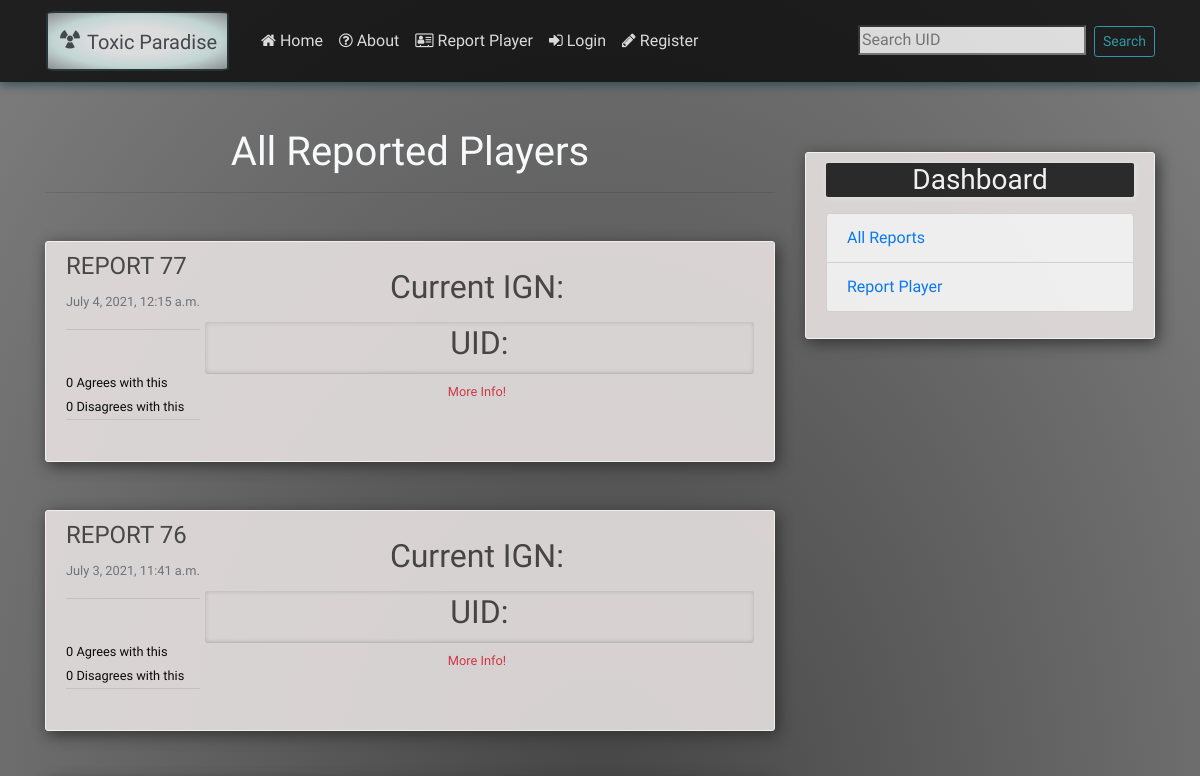
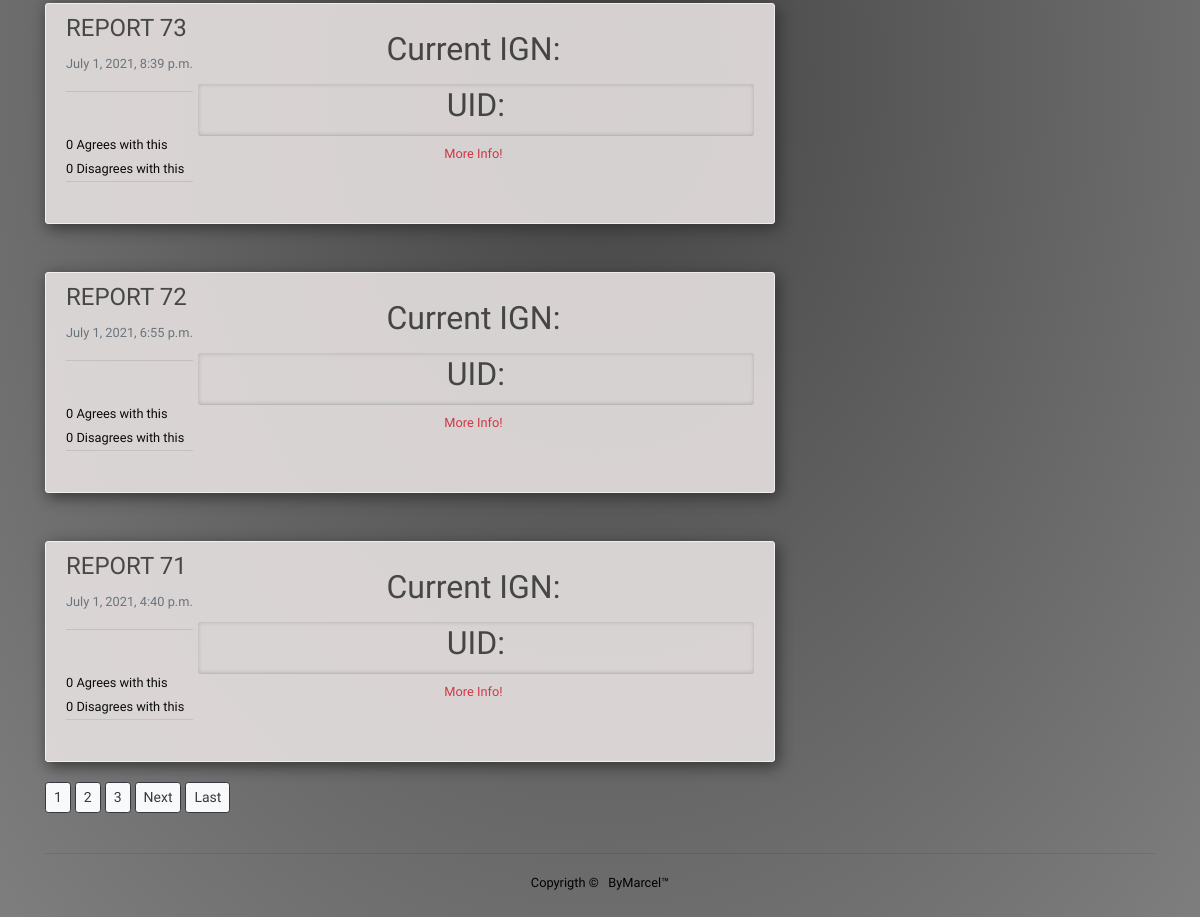
The app's page /, older data (2 pictures, top to bottom).
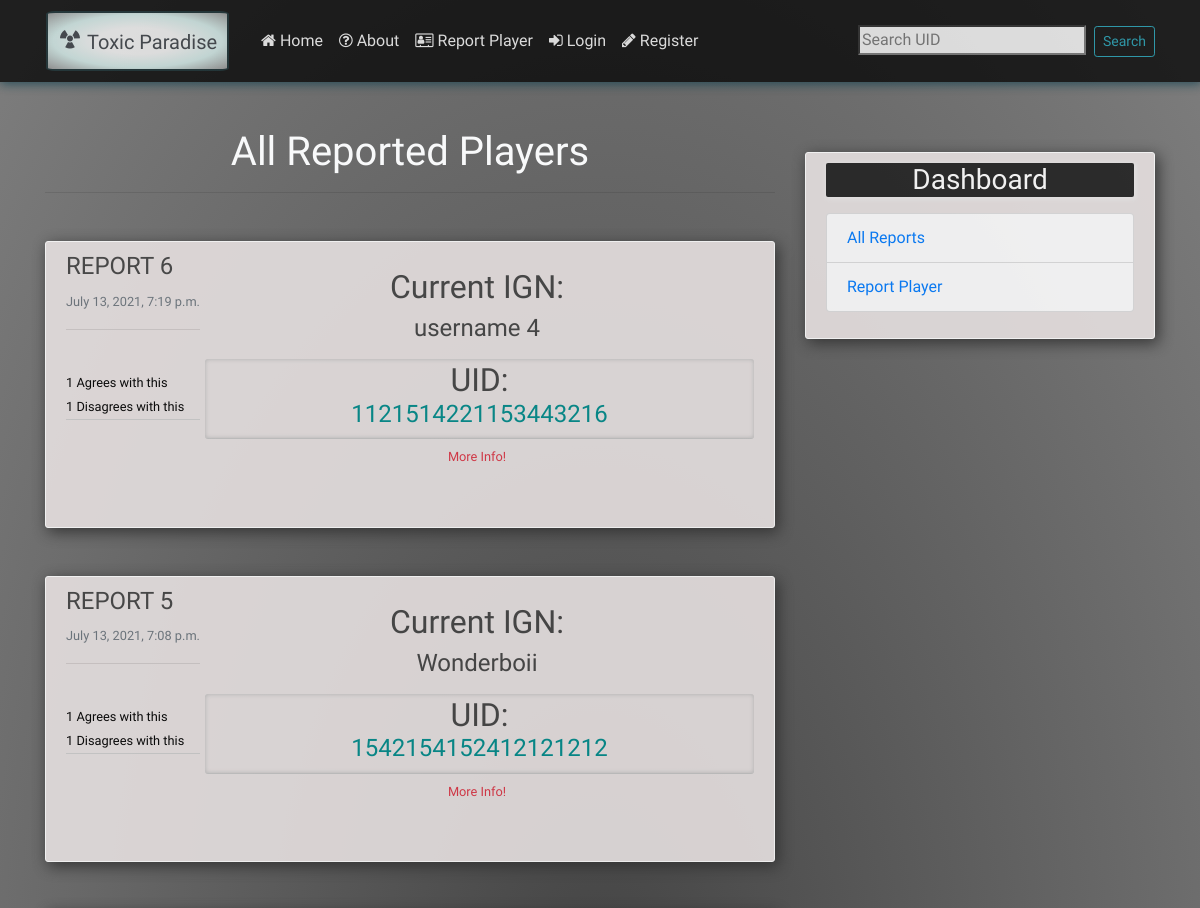
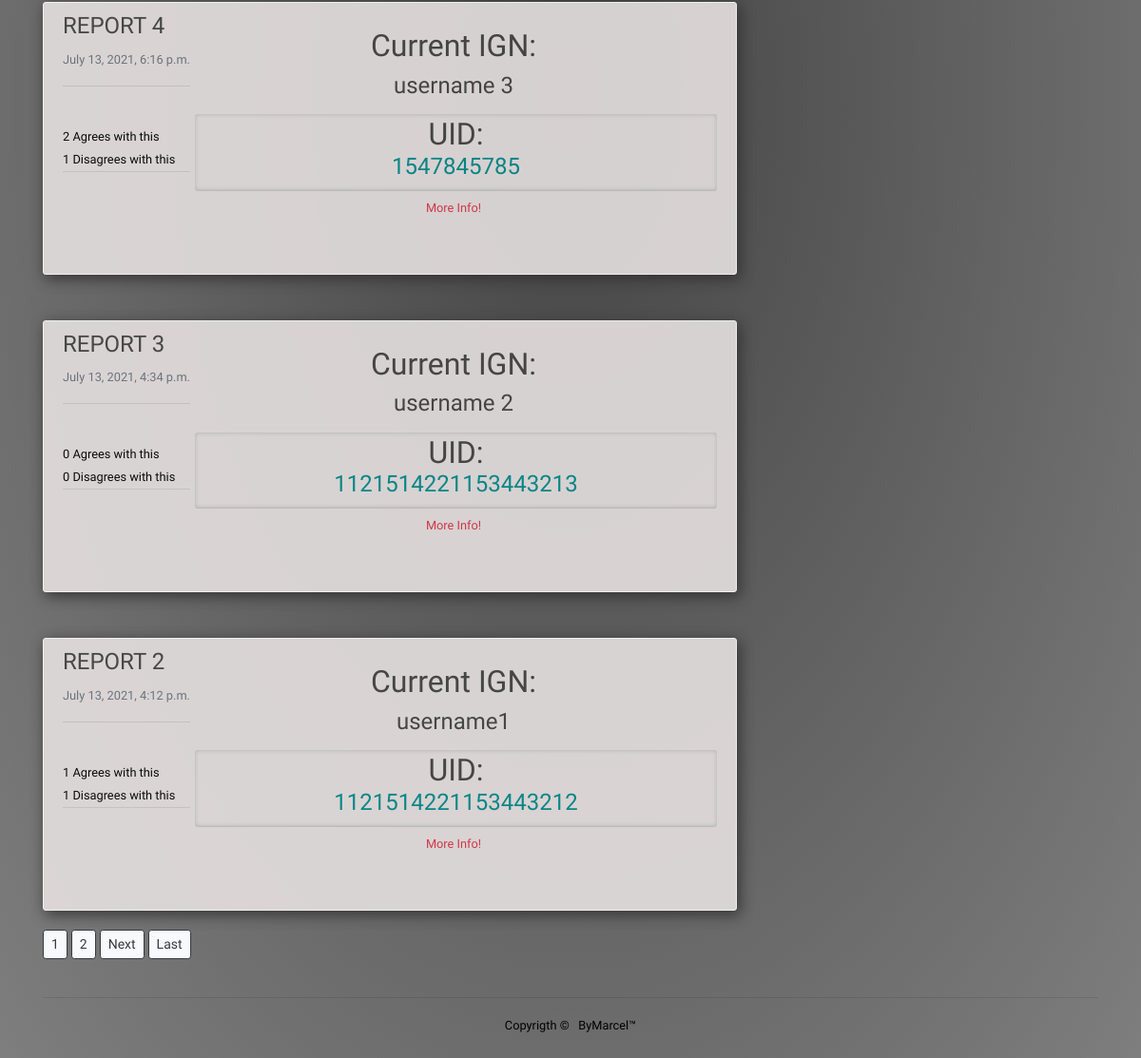
The same page, newer data (2 pictures, top to bottom).
### blog/models.py (models this page shows, shortened)
class Post(models.Model):
    ign = models.CharField(max_length=100, blank=True)
    uid = models.CharField(max_length=19 ,blank=True, unique=True)
    content = models.TextField(default='Reason for report...')
    image = models.FileField(blank=True, upload_to='postpics')
    date_posted = models.DateTimeField(default=timezone.now)
    author = models.ForeignKey(User, on_delete=models.CASCADE)
    likes = models.ManyToManyField(User, related_name='blog_posts')
    dislikes = models.ManyToManyField(User, related_name='blog_posts2')
    def total_likes(self):
        return self.likes.count()
    def total_dislikes(self):
        return self.dislikes.count()

### blog/views.py (the view)
# urls.py: path('', PostListView.as_view(), name='blog-home'),
class PostListView(ListView):
    model = Post
    template_name = 'blog/home.html'
    context_object_name = 'posts'
    ordering = ['-date_posted']
    paginate_by = 5

### blog/templates/blog/home.html (shortened to what this page needs)
{% extends 'blog/base.html' %}
{% load thumbnail %}
{% block content %}
<br>
<h1 class='text-center text-light'>All Reported Players</h1>
<hr>
    {% for post in posts %}
        <article class="media content-section text-center mt-5">
            <div class="article-metadata text-left ">
                <h4>REPORT {{ post.id }}</h4>
                <small class="text-muted ">{{ post.date_posted }}</small><hr><br>
                <small> {{ post.total_likes }} Agrees with this</small><br>
                <small> {{ post.total_dislikes }} Disagrees with this</small>
            </div>
            <div class="media-body">
                <h2 class='article-title mt-3'>Current IGN: <h4 style="font-family: 'Orbitron', sans-serif;">{{post.ign }}</h4></h2>
                <h2 class="article-title2 mt-3"style="position:relative;">UID:<a class="article-title text-center" href="{% url 'post-detail' post.id%}"><h4 style="font-family: 'Teko', sans-serif;color: darkcyan;">{{ post.uid|title }}</h4></h2>
                    <small><p class="text-danger">More Info!</p></small>
            </article>
    {% endfor %}
<div class="pa text center">
    {% if is_paginated %}
        {% for num in page_obj.paginator.page_range %}
            {% if page_obj.number == num %}
                <a class="btn btn-outline-dark btn-sm btn-light mb-4" href="?page={{ num }}">{{ num }}</a>
            {% elif num > page_obj.number|add:'-4' and num < page_obj.number|add:'4' %}
            <a class="btn btn-outline-dark btn-sm btn-light mb-4" href="?page={{ num }}">{{ num }}</a>
            {% endif %}
        {% endfor %}
        {% if page_obj.has_next %}
        <a class="btn btn-outline-dark btn-sm btn-light mb-4" href="?page={{ page_obj.next_page_number }}">Next</a>
        <a class="btn btn-outline-dark btn-light btn-sm mb-4" href="?page={{ page_obj.paginator.num_pages }}">Last</a>
        {% endif %}
    {% endif %}
</div>
    {% endblock content %}

Row changes from the older to the newer data that the page shows:
removed Post: id "77", date_posted "July 4, 2021, 12:15 a.m.", total_likes "0", total_dislikes "0"
removed Post: id "76", date_posted "July 3, 2021, 11:41 a.m.", total_likes "0", total_dislikes "0"
removed Post: id "73", date_posted "July 1, 2021, 8:39 p.m.", total_likes "0", total_dislikes "0"
removed Post: id "72", date_posted "July 1, 2021, 6:55 p.m.", total_likes "0", total_dislikes "0"
removed Post: id "71", date_posted "July 1, 2021, 4:40 p.m.", total_likes "0", total_dislikes "0"
added Post: id "6", date_posted "July 13, 2021, 7:19 p.m.", total_likes "1", total_dislikes "1", ign "username 4", uid "1121514221153443216"
added Post: id "5", date_posted "July 13, 2021, 7:08 p.m.", total_likes "1", total_dislikes "1", ign "Wonderboii", uid "1542154152412121212"
added Post: id "4", date_posted "July 13, 2021, 6:16 p.m.", total_likes "2", total_dislikes "1", ign "username 3", uid "1547845785"
added Post: id "3", date_posted "July 13, 2021, 4:34 p.m.", total_likes "0", total_dislikes "0", ign "username 2", uid "1121514221153443213"
added Post: id "2", date_posted "July 13, 2021, 4:12 p.m.", total_likes "1", total_dislikes "1", ign "username1", uid "1121514221153443212"
Text that changed along with them:
list line gone: "3"
